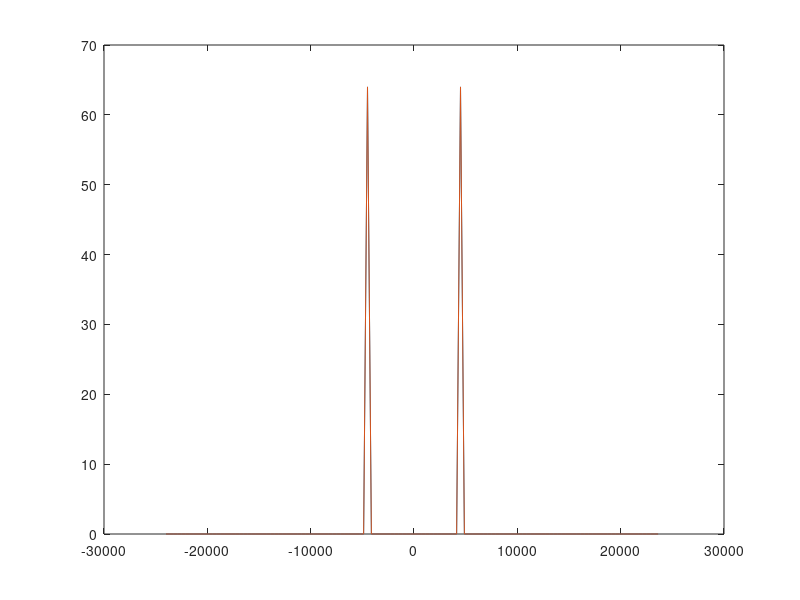

This chart was generated by the following MATLAB code:
N = 128;
fs = 48000;
t = 0:1/fs:(N-1)/fs;
f = -fs/2:fs/N:fs/2-fs/N;
x = sin(2*pi*4500*t);
y = zeros(1,N);
S = fft(x,N);
x = bitrevorder(x)

m = log2(N);
n1 = 0;
n2 = 1;

for p = 1:m
    n1 = n2;
    n2 = n2 + n2;
    e = -6.283185307179586/n2;
    a = 0.0;
    
    for q = 1:n1
        c = cos(a);
        s = sin(a);
        a = a + e;
        
        for z = q:n2:N
            t1 = c * x(1,z + n1) - s * y(1,z + n1);
            t2 = s * x(1,z + n1) + c * y(1,z + n1);
            x(1,z + n1) = x(1,z) - t1;
            y(1,z + n1) = y(1,z) - t2;
            x(1,z) = x(1,z) + t1;
            y(1,z) = y(1,z) + t2;
        end
    end
end

for b = 1:N
    X(1,b) = x(1,b) + 1i * y(1,b);
end

plot(f,fftshift(abs(X)),f,fftshift(abs(S)));